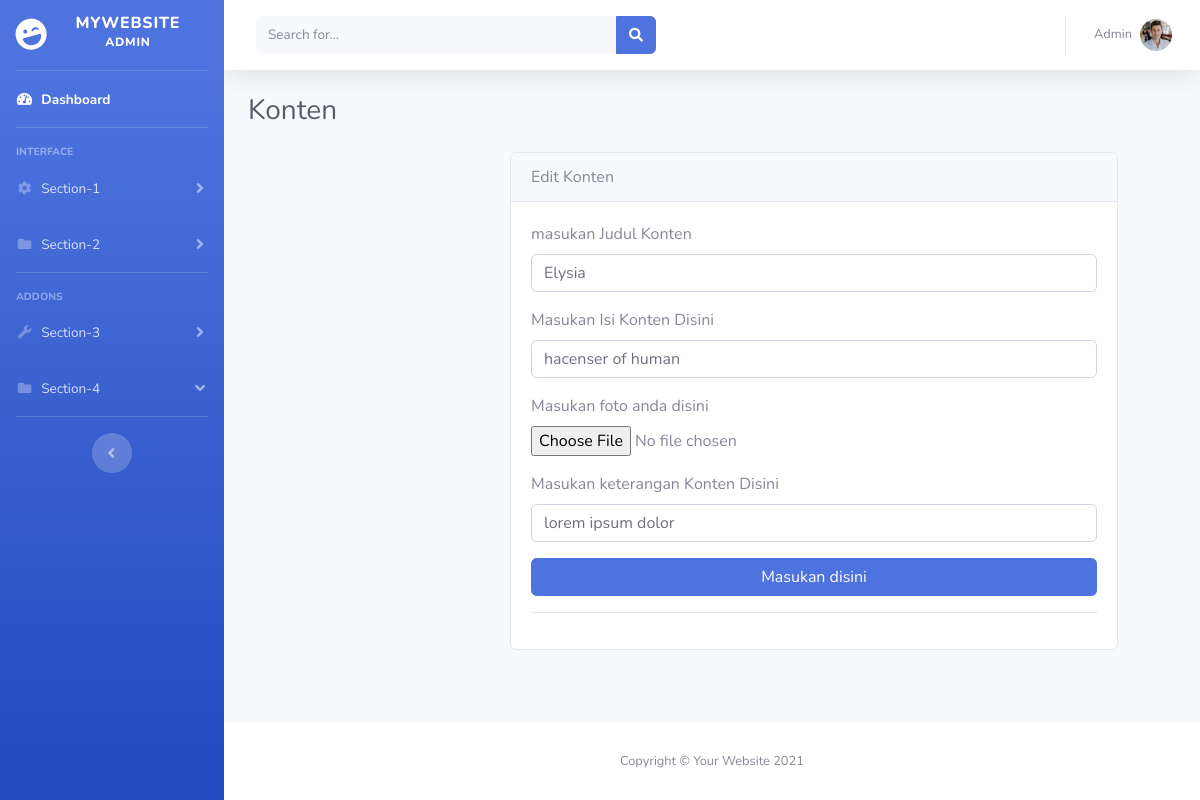
Page /admin/tambah-content.php?edit=2 on the committed database.
### tables this page shows
CREATE TABLE `home` (
  `id` int(11) NOT NULL,
  `header` varchar(50) NOT NULL,
  `sub_judul` varchar(50) NOT NULL,
  `foto` varchar(255) NOT NULL,
  `created_at` timestamp NOT NULL DEFAULT current_timestamp() ON UPDATE current_timestamp()
);

CREATE TABLE `konten` (
  `id` int(12) NOT NULL,
  `judul_konten` text NOT NULL,
  `isi_konten` varchar(255) NOT NULL,
  `foto` varchar(100) NOT NULL,
  `keterangan` varchar(100) NOT NULL,
  `update_at` timestamp NOT NULL DEFAULT current_timestamp() ON UPDATE current_timestamp(),
  `create_at` timestamp NOT NULL DEFAULT current_timestamp()
);

### admin/tambah-content.php (the view, shortened to what this page needs)
<?php
include 'database/db.php';
$id  = isset($_GET['edit']) ? $_GET['edit'] : '';
$queryEdit = mysqli_query($conn, "SELECT * FROM konten WHERE id ='$id'");
$rowEdit   = mysqli_fetch_assoc($queryEdit);
?>
<!DOCTYPE html>
<html lang="en">
<head>
    <?php include 'layout/css.php' ?>
</head>
<body id="page-top">
    <div id="wrapper">
        <?php include 'layout/sidebar.php' ?>
        <div id="content-wrapper" class="d-flex flex-column">
            <div id="content">
                <?php include 'layout/navbar.php' ?>
                <div class="container-fluid">
                    <div class="d-sm-flex align-items-center justify-content-between mb-4">
                        <h1 class="h3 mb-0 text-gray-800">Konten </h1>
                    </div>
                    <div class="row justify-content-center">
                        <div class="col-md-6">
                            <div class="card" style="width: 38rem;">
                                <div class="card-header"><?php echo isset($_GET['edit']) ? 'Edit' : 'Tambah' ?> Konten</div>
                                <div class="card-body">
                                    <form action="" method="post" enctype="multipart/form-data">
                                        <div class="form-group">
                                            <label for="username">masukan Judul Konten</label>
                                            <input type="text" class="form-control form-control-user"
                                                id="" aria-describedby="" name="judul_konten"
                                                placeholder="" value="<?php echo isset($_GET['edit']) ? $rowEdit['judul_konten'] : '' ?>">
                                        </div>
                                        <div class="form-group">
                                            <label for=""> Masukan Isi Konten Disini</label>
                                            <input type="text" class="form-control form-control-user"
                                                id="" aria-describedby="" name="isi_konten"
                                                placeholder="" value="<?php echo isset($_GET['edit']) ? $rowEdit['isi_konten'] : '' ?>">
                                        </div>
                                        <div class="form-group">
                                            <label for=""> Masukan foto anda disini</label><br>
                                            <input type="file" class="" name="foto"
                                                id="e" placeholder="" value="<?php echo isset($_GET['edit']) ? $rowEdit['foto'] : '' ?>">
                                        </div>
                                        <div class="form-group">
                                            <label for=""> Masukan keterangan Konten Disini</label>
                                            <input type="text" class="form-control form-control-user"
                                                id="" aria-describedby="" name="keterangan"
                                                placeholder="" value="<?php echo isset($_GET['edit']) ? $rowEdit['keterangan'] : '' ?>">
                                        </div>
                                        <button href="" type="submit" name="<?php echo isset($_GET['edit']) ? 'edit' : 'simpan' ?>" class="btn btn-primary btn-user btn-block">
                                            Masukan disini
                                        </button>
                                        <hr>
                                    </form>
                                </div>
                            </div>
                        </div>
                    </div>
                </div>
            </div>
            <footer class="sticky-footer bg-white">
                <div class="container my-auto">
                    <div class="copyright text-center my-auto">
                        <span>Copyright &copy; Your Website 2021</span>
                    </div>
                </div>
            </footer>
        </div>
</body>
</html>

### admin/layout/navbar.php (shortened to what this page needs)
<?php
include 'database/db.php';
$sqlHome = mysqli_query($conn, "SELECT * FROM home ");
$rowHome = mysqli_fetch_assoc($sqlHome);
?>
<nav class="navbar navbar-expand navbar-light bg-white topbar mb-4 static-top shadow">
    <form
        class="d-none d-sm-inline-block form-inline mr-auto ml-md-3 my-2 my-md-0 mw-100 navbar-search">
        <div class="input-group">
            <input type="text" class="form-control bg-light border-0 small" placeholder="Search for..."
                aria-label="Search" aria-describedby="basic-addon2">
            <div class="input-group-append">
                <button class="btn btn-primary" type="button">
                    <i class="fas fa-search fa-sm"></i>
                </button>
            </div>
        </div>
    </form>
    <ul class="navbar-nav ml-auto">
        <li class="nav-item dropdown no-arrow">
            <a class="nav-link dropdown-toggle" href="#" id="userDropdown" role="button"
                data-toggle="dropdown" aria-haspopup="true" aria-expanded="false">
                <span class="mr-2 d-none d-lg-inline text-gray-600 small">Admin</span>
                <img class="img-profile rounded-circle"
                    src="upload/<?php echo $rowHome['foto'] ?>">
            </a>
        </li>
    </ul>
</nav>

### rows in the picture
home: foto (picture)
konten: judul_konten "Elysia", isi_konten "hacenser of human", keterangan "lorem ipsum dolor"
